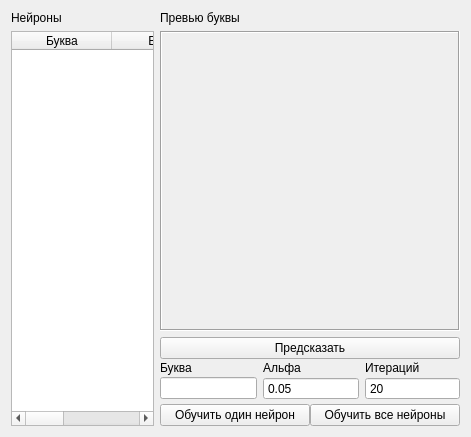
<?xml version="1.0" encoding="UTF-8"?>
<ui version="4.0">
 <class>PerceptronWindow</class>
 <widget class="QWidget" name="PerceptronWindow">
  <property name="geometry">
   <rect>
    <x>0</x>
    <y>0</y>
    <width>471</width>
    <height>413</height>
   </rect>
  </property>
  <property name="windowTitle">
   <string>Персептрон</string>
  </property>
  <layout class="QGridLayout" name="gl_main">
   <item row="1" column="1">
    <widget class="QLabel" name="l_preview">
     <property name="minimumSize">
      <size>
       <width>300</width>
       <height>300</height>
      </size>
     </property>
     <property name="maximumSize">
      <size>
       <width>300</width>
       <height>300</height>
      </size>
     </property>
     <property name="frameShape">
      <enum>QFrame::Box</enum>
     </property>
     <property name="frameShadow">
      <enum>QFrame::Sunken</enum>
     </property>
     <property name="scaledContents">
      <bool>true</bool>
     </property>
     <property name="alignment">
      <set>Qt::AlignCenter</set>
     </property>
    </widget>
   </item>
   <item row="0" column="0" rowspan="4">
    <layout class="QGridLayout" name="gl_neurons">
     <item row="0" column="0">
      <widget class="QLabel" name="l_neurons">
       <property name="sizePolicy">
        <sizepolicy hsizetype="Preferred" vsizetype="Fixed">
         <horstretch>0</horstretch>
         <verstretch>0</verstretch>
        </sizepolicy>
       </property>
       <property name="text">
        <string>Нейроны</string>
       </property>
      </widget>
     </item>
     <item row="1" column="0">
      <widget class="QTableWidget" name="tw_neurons">
       <property name="maximumSize">
        <size>
         <width>150</width>
         <height>16777215</height>
        </size>
       </property>
       <property name="editTriggers">
        <set>QAbstractItemView::NoEditTriggers</set>
       </property>
       <property name="selectionMode">
        <enum>QAbstractItemView::SingleSelection</enum>
       </property>
       <property name="selectionBehavior">
        <enum>QAbstractItemView::SelectRows</enum>
       </property>
       <attribute name="verticalHeaderVisible">
        <bool>false</bool>
       </attribute>
       <column>
        <property name="text">
         <string>Буква</string>
        </property>
       </column>
       <column>
        <property name="text">
         <string>Веса</string>
        </property>
       </column>
       <column>
        <property name="text">
         <string>Выход</string>
        </property>
       </column>
      </widget>
     </item>
    </layout>
   </item>
   <item row="0" column="1">
    <widget class="QLabel" name="l_letter_preview">
     <property name="text">
      <string>Превью буквы</string>
     </property>
    </widget>
   </item>
   <item row="2" column="1" rowspan="2">
    <widget class="QWidget" name="w_actions_and_inputs" native="true">
     <property name="maximumSize">
      <size>
       <width>300</width>
       <height>16777215</height>
      </size>
     </property>
     <layout class="QGridLayout" name="gl_actions_and_inputs">
      <property name="leftMargin">
       <number>0</number>
      </property>
      <property name="topMargin">
       <number>0</number>
      </property>
      <property name="rightMargin">
       <number>0</number>
      </property>
      <property name="bottomMargin">
       <number>0</number>
      </property>
      <property name="verticalSpacing">
       <number>2</number>
      </property>
      <item row="2" column="1">
       <widget class="QDoubleSpinBox" name="dsb_alpha">
        <property name="sizePolicy">
         <sizepolicy hsizetype="Preferred" vsizetype="Fixed">
          <horstretch>0</horstretch>
          <verstretch>0</verstretch>
         </sizepolicy>
        </property>
        <property name="maximumSize">
         <size>
          <width>97</width>
          <height>16777215</height>
         </size>
        </property>
        <property name="buttonSymbols">
         <enum>QAbstractSpinBox::NoButtons</enum>
        </property>
        <property name="minimum">
         <double>0.010000000000000</double>
        </property>
        <property name="maximum">
         <double>1.000000000000000</double>
        </property>
        <property name="singleStep">
         <double>0.010000000000000</double>
        </property>
        <property name="value">
         <double>0.050000000000000</double>
        </property>
       </widget>
      </item>
      <item row="2" column="0">
       <widget class="QLineEdit" name="le_letter">
        <property name="sizePolicy">
         <sizepolicy hsizetype="Preferred" vsizetype="Fixed">
          <horstretch>0</horstretch>
          <verstretch>0</verstretch>
         </sizepolicy>
        </property>
        <property name="maximumSize">
         <size>
          <width>97</width>
          <height>16777215</height>
         </size>
        </property>
        <property name="maxLength">
         <number>1</number>
        </property>
       </widget>
      </item>
      <item row="1" column="2">
       <widget class="QLabel" name="l_epochs">
        <property name="sizePolicy">
         <sizepolicy hsizetype="Preferred" vsizetype="Fixed">
          <horstretch>0</horstretch>
          <verstretch>0</verstretch>
         </sizepolicy>
        </property>
        <property name="text">
         <string>Итераций</string>
        </property>
       </widget>
      </item>
      <item row="2" column="2">
       <widget class="QSpinBox" name="sb_epochs">
        <property name="sizePolicy">
         <sizepolicy hsizetype="Preferred" vsizetype="Fixed">
          <horstretch>0</horstretch>
          <verstretch>0</verstretch>
         </sizepolicy>
        </property>
        <property name="maximumSize">
         <size>
          <width>97</width>
          <height>16777215</height>
         </size>
        </property>
        <property name="buttonSymbols">
         <enum>QAbstractSpinBox::NoButtons</enum>
        </property>
        <property name="minimum">
         <number>1</number>
        </property>
        <property name="maximum">
         <number>100</number>
        </property>
        <property name="value">
         <number>20</number>
        </property>
       </widget>
      </item>
      <item row="1" column="1">
       <widget class="QLabel" name="l_alpha">
        <property name="sizePolicy">
         <sizepolicy hsizetype="Preferred" vsizetype="Fixed">
          <horstretch>0</horstretch>
          <verstretch>0</verstretch>
         </sizepolicy>
        </property>
        <property name="text">
         <string>Альфа</string>
        </property>
       </widget>
      </item>
      <item row="1" column="0">
       <widget class="QLabel" name="l_letter">
        <property name="sizePolicy">
         <sizepolicy hsizetype="Preferred" vsizetype="Fixed">
          <horstretch>0</horstretch>
          <verstretch>0</verstretch>
         </sizepolicy>
        </property>
        <property name="text">
         <string>Буква</string>
        </property>
       </widget>
      </item>
      <item row="3" column="0" colspan="3">
       <layout class="QHBoxLayout" name="hl_train">
        <property name="topMargin">
         <number>2</number>
        </property>
        <item>
         <widget class="QPushButton" name="pb_train_one">
          <property name="sizePolicy">
           <sizepolicy hsizetype="Expanding" vsizetype="Fixed">
            <horstretch>0</horstretch>
            <verstretch>0</verstretch>
           </sizepolicy>
          </property>
          <property name="text">
           <string>Обучить один нейрон</string>
          </property>
         </widget>
        </item>
        <item>
         <widget class="QPushButton" name="pb_train_all">
          <property name="sizePolicy">
           <sizepolicy hsizetype="Expanding" vsizetype="Fixed">
            <horstretch>0</horstretch>
            <verstretch>0</verstretch>
           </sizepolicy>
          </property>
          <property name="text">
           <string>Обучить все нейроны</string>
          </property>
         </widget>
        </item>
       </layout>
      </item>
      <item row="0" column="0" colspan="3">
       <widget class="QPushButton" name="pb_predict">
        <property name="text">
         <string>Предсказать</string>
        </property>
       </widget>
      </item>
     </layout>
    </widget>
   </item>
  </layout>
 </widget>
 <resources/>
 <connections/>
</ui>
